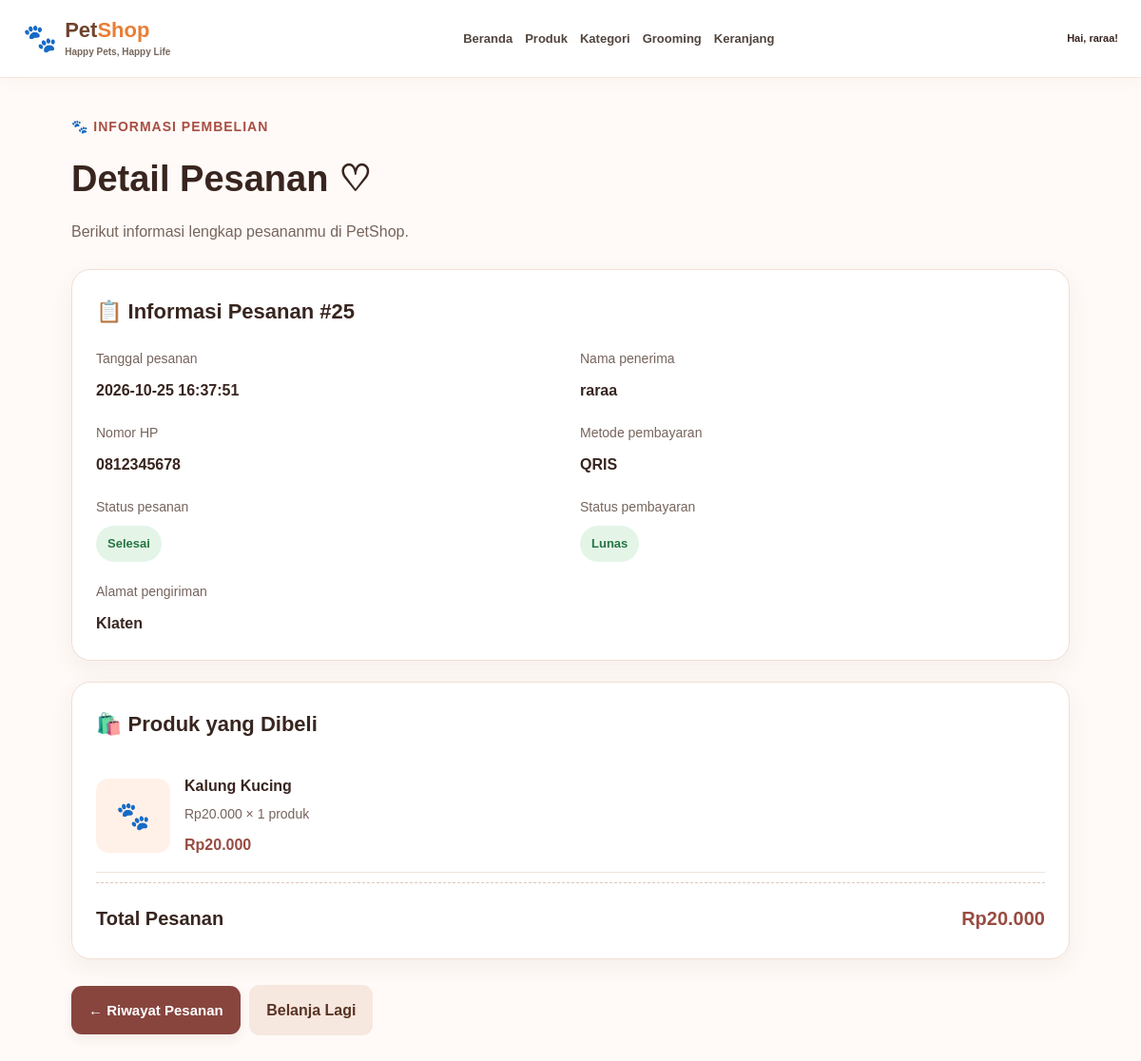
The page /detail_pesanan.php?id=25 (signed in) on the database its author committed.
### tables this page shows
CREATE TABLE `users` (
  `id` int NOT NULL,
  `nama` varchar(100) NOT NULL,
  `email` varchar(100) NOT NULL,
  `password` varchar(255) NOT NULL,
  `role` enum('admin','pelanggan') DEFAULT 'pelanggan',
  `alamat` text,
  `no_hp` varchar(20) DEFAULT NULL,
  `created_at` timestamp NULL DEFAULT CURRENT_TIMESTAMP
);

CREATE TABLE `pesanan` (
  `id` int NOT NULL,
  `user_id` int NOT NULL,
  `nama_penerima` varchar(100) DEFAULT NULL,
  `tanggal` datetime DEFAULT CURRENT_TIMESTAMP,
  `total` decimal(12,2) NOT NULL,
  `alamat` text NOT NULL,
  `no_hp` varchar(20) NOT NULL,
  `metode_pembayaran` varchar(50) NOT NULL,
  `status` enum('Menunggu Pembayaran','Menunggu Verifikasi','Diproses','Dikirim','Selesai','Dibatalkan') DEFAULT 'Menunggu Pembayaran',
  `status_pembayaran` enum('Belum Bayar','Lunas') NOT NULL DEFAULT 'Belum Bayar'
);

CREATE TABLE `detail_pesanan` (
  `id` int NOT NULL,
  `pesanan_id` int NOT NULL,
  `produk_id` int NOT NULL,
  `harga` decimal(12,2) NOT NULL,
  `jumlah` int NOT NULL,
  `subtotal` decimal(12,2) NOT NULL
);

CREATE TABLE `produk` (
  `id` int NOT NULL,
  `kategori_id` int NOT NULL,
  `nama_produk` varchar(150) NOT NULL,
  `deskripsi` text,
  `harga` decimal(12,2) NOT NULL,
  `stok` int NOT NULL DEFAULT '0',
  `gambar` varchar(255) DEFAULT NULL,
  `created_at` timestamp NULL DEFAULT CURRENT_TIMESTAMP
);

### detail_pesanan.php (the view, shortened to what this page needs)
<?php
require_once 'config/koneksi.php';
function e($value) {
    return htmlspecialchars((string)($value ?? ''), ENT_QUOTES, 'UTF-8');
}
function rupiah($angka) {
    return 'Rp' . number_format((float)$angka, 0, ',', '.');
}
$userId = (int) $_SESSION['user_id'];
$pesananId = filter_var($_GET['id'] ?? '', FILTER_VALIDATE_INT);
$stmt = mysqli_prepare(
    $koneksi,
    "SELECT
        id,
        nama_penerima,
        tanggal,
        total,
        alamat,
        no_hp,
        metode_pembayaran,
        status,
        status_pembayaran
     FROM pesanan
     WHERE id = ? AND user_id = ?
     LIMIT 1"
);
mysqli_stmt_bind_param($stmt, 'ii', $pesananId, $userId);
mysqli_stmt_execute($stmt);
$pesanan = mysqli_fetch_assoc(mysqli_stmt_get_result($stmt));
$stmt = mysqli_prepare(
    $koneksi,
    "SELECT
        dp.produk_id,
        dp.harga,
        dp.jumlah,
        dp.subtotal,
        p.nama_produk,
        p.gambar
     FROM detail_pesanan dp
     LEFT JOIN produk p ON p.id = dp.produk_id
     WHERE dp.pesanan_id = ?
     ORDER BY dp.produk_id ASC"
);
mysqli_stmt_bind_param($stmt, 'i', $pesananId);
mysqli_stmt_execute($stmt);
$result = mysqli_stmt_get_result($stmt);
$items = [];
while ($row = mysqli_fetch_assoc($result)) {
    $items[] = $row;
}
$stmt = mysqli_prepare(
    $koneksi,
    "SELECT nama FROM users WHERE id = ? LIMIT 1"
);
mysqli_stmt_bind_param($stmt, 'i', $userId);
mysqli_stmt_execute($stmt);
$user = mysqli_fetch_assoc(mysqli_stmt_get_result($stmt));
$nama = $user['nama'] ?? 'Pelanggan';
function statusClass($status) {
    $status = strtolower(trim((string)$status));
    if (
        strpos($status, 'lunas') !== false ||
        strpos($status, 'selesai') !== false ||
        strpos($status, 'diproses') !== false
    ) {
        return 'status-success';
    }
    return 'status-pending';
}
$statusPembayaran = $pesanan['status_pembayaran'] ?? '';
?>
<!DOCTYPE html>
<html lang="id">
<head>
    <link rel="stylesheet" href="assets/css/style.css">
</head>
<body>
<header class="navbar">
    <a href="index.php" class="brand">
        <span class="brand-paw">🐾</span>
        <span>
            <strong>Pet<span class="brand-orange">Shop</span></strong>
            <small>Happy Pets, Happy Life</small>
        </span>
    </a>
    <nav class="nav-menu">
        <a href="index.php" class="nav-link">Beranda</a>
        <a href="produk.php" class="nav-link">Produk</a>
        <a href="kategori.php" class="nav-link">Kategori</a>
        <a href="grooming.php" class="nav-link">Grooming</a>
        <a href="keranjang.php" class="nav-link">Keranjang</a>
    </nav>
    <div class="nav-actions">
        <span class="welcome-user">Hai, <?= e($nama) ?>!</span>
    </div>
</header>
<main class="detail-container">
    <div class="detail-heading">
        <div class="eyebrow">🐾 INFORMASI PEMBELIAN</div>
        <h1>Detail Pesanan ♡</h1>
        <p>Berikut informasi lengkap pesananmu di PetShop.</p>
    </div>
    <section class="detail-card">
        <h2>📋 Informasi Pesanan #<?= (int)$pesanan['id'] ?></h2>
        <div class="info-grid">
            <div>
                <div class="info-label">Tanggal pesanan</div>
                <div class="info-value">
                    <?= e($pesanan['tanggal'] ?? '-') ?>
                </div>
            </div>
            <div>
                <div class="info-label">Nama penerima</div>
                <div class="info-value">
                    <?= e($pesanan['nama_penerima'] ?? $nama) ?>
                </div>
            </div>
            <div>
                <div class="info-label">Nomor HP</div>
                <div class="info-value">
                    <?= e($pesanan['no_hp'] ?? '-') ?>
                </div>
            </div>
            <div>
                <div class="info-label">Metode pembayaran</div>
                <div class="info-value">
                    <?= e($pesanan['metode_pembayaran'] ?? '-') ?>
                </div>
            </div>
            <div>
                <div class="info-label">Status pesanan</div>
                <div>
                    <span class="status <?= e(statusClass($pesanan['status'] ?? '')) ?>">
                        <?= e($pesanan['status'] ?? 'Belum ada status') ?>
                    </span>
                </div>
            </div>
            <div>
                <div class="info-label">Status pembayaran</div>
                <div>
                    <span class="status <?= e(statusClass($statusPembayaran)) ?>">
                        <?= e($statusPembayaran) ?>
                    </span>
                </div>
            </div>
            <div style="grid-column: 1 / -1;">
                <div class="info-label">Alamat pengiriman</div>
                <div class="info-value">
                    <?= nl2br(e($pesanan['alamat'] ?? '-')) ?>
                </div>
            </div>
        </div>
    </section>
    <section class="detail-card">
        <h2>🛍️ Produk yang Dibeli</h2>
        <?php if (empty($items)): ?>
            <p class="empty-products">
                Detail produk tidak ditemukan untuk pesanan ini.
            </p>
        <?php else: ?>
            <?php foreach ($items as $item): ?>
                <div class="product-row">
                    <?php
                    $gambar = trim((string)($item['gambar'] ?? ''));
                    if (
                        $gambar !== ''
                        && preg_match('~^https?://~i', $gambar)
                    ) {
                        $gambarPath = $gambar;
                    } elseif ($gambar !== '') {
                        $gambarPath = 'assets/img/produk/' .
                            basename(str_replace('\\', '/', $gambar));
                    } else {
                        $gambarPath = '';
                    }
                    ?>
                    <?php if ($gambarPath !== ''): ?>
                        <div class="product-placeholder" style="display:none">🐾</div>
                    <?php else: ?>
                        <div class="product-placeholder">🐾</div>
                    <?php endif; ?>
                    <div class="product-info">
                        <div class="product-name">
                            <?= e($item['nama_produk'] ?? 'Produk tidak tersedia') ?>
                        </div>
                        <div class="product-description">
                            <?= rupiah($item['harga']) ?>
                            × <?= (int)$item['jumlah'] ?> produk
                        </div>
                        <div class="product-subtotal">
                            <?= rupiah($item['subtotal']) ?>
                        </div>
                    </div>
                </div>
            <?php endforeach; ?>
        <?php endif; ?>
        <div class="total-row">
            <span>Total Pesanan</span>
            <strong><?= rupiah($pesanan['total']) ?></strong>
        </div>
    </section>
    <a href="riwayat_pesanan.php" class="btn btn-primary">
        ← Riwayat Pesanan
    </a>
    <a href="produk.php" class="btn btn-secondary">
        Belanja Lagi
    </a>
</main>
</body>
</html>

### assets/css/style.css (style rules this page uses)
:root { --brown: #70432e; --brown-dark: #59321f; --orange: #e97e35; --cream: #fff8ee; --pink: #ffeded; --text: #403129; --muted: #76675d; --white: #ffffff; --line: #f0e5d9; }
* { margin: 0; padding: 0; box-sizing: border-box; }
html { scroll-behavior: smooth; scroll-padding-top: 100px; }
body { font-family: 'Nunito', sans-serif; font-size: 16px; line-height: 1.7; color: var(--text); background: #fffefd; overflow-x: hidden; }
a { color: inherit; text-decoration: none; }
button, a { -webkit-tap-highlight-color: transparent; }
.navbar { position: sticky; top: 0; z-index: 1000; display: flex; align-items: center; justify-content: space-between; flex-wrap: wrap; gap: 15px; width: 100%; min-height: 82px; padding: 12px 3%; background: rgba(255, 255, 255, 0.98); border-bottom: 1px solid #f3e8df; box-shadow: 0 3px 18px #59321f08; }
.navbar .brand { display: flex; align-items: center; gap: 8px; flex-shrink: 0; }
.brand-paw { font-size: 34px; line-height: 1; }
.brand strong { display: block; color: var(--brown); font-size: 25px; font-weight: 900; line-height: 1.2; }
.brand-orange { color: var(--orange); }
.brand small { display: block; margin-top: 3px; color: var(--muted); font-size: 11px; font-weight: 800; line-height: 1.4; }
.navbar .nav-menu { display: flex; justify-content: center; align-items: center; flex: 1 1 500px; flex-wrap: wrap; gap: 5px 20px; min-width: 0; }
.navbar .nav-link { position: relative; display: inline-block; padding: 9px 0; color: #51453e; font-size: 15px; font-weight: 900; line-height: 1.5; white-space: nowrap; transition: color 0.2s; }
.navbar .nav-actions { display: flex; justify-content: flex-end; align-items: center; flex-wrap: wrap; gap: 9px; min-width: 0; }
.login-link, .welcome-user { font-size: 13px; font-weight: 900; }
.welcome-user { white-space: nowrap; }
.btn-primary, .btn-outline { display: inline-flex; justify-content: center; align-items: center; gap: 10px; padding: 14px 21px; border-radius: 30px; font-size: 15px; font-weight: 900; transition: 0.25s; }
.btn-primary { background: var(--brown); color: white; box-shadow: 0 5px 12px #70432e15; }
.eyebrow { display: flex; align-items: center; gap: 8px; margin-bottom: 9px; color: var(--orange); font-size: 13px; font-weight: 900; letter-spacing: 0.4px; }
@media (max-width: 1250px) and (min-width: 761px) { .navbar { gap: 10px; padding: 12px 2%; } }
@media (max-width: 1250px) and (min-width: 761px) { .brand-paw { font-size: 29px; } }
@media (max-width: 1250px) and (min-width: 761px) { .brand strong { font-size: 22px; } }
@media (max-width: 1250px) and (min-width: 761px) { .brand small { font-size: 10px; } }
@media (max-width: 1250px) and (min-width: 761px) { .navbar .nav-menu { flex-basis: 420px; gap: 5px 13px; } }
@media (max-width: 1250px) and (min-width: 761px) { .navbar .nav-link { font-size: 13px; } }
@media (max-width: 1250px) and (min-width: 761px) { .navbar .nav-actions { gap: 7px; } }
@media (max-width: 1250px) and (min-width: 761px) { .login-link, .welcome-user { font-size: 11px; } }
html, body { max-width: 100%; overflow-x: clip; }
.navbar { width: 100%; box-sizing: border-box; }
.navbar .brand, .navbar .nav-menu, .navbar .search-box, .navbar .nav-actions { min-width: 0; }
.navbar .brand { flex-shrink: 0; }
.navbar .nav-menu { align-content: center; }
.navbar .nav-link { text-decoration: none; }

### rows shown on the page
users: nama "raraa"
pesanan: id "25", tanggal "2026-10-25 16:37:51", nama_penerima "raraa", no_hp "0812345678", metode_pembayaran "QRIS", status "Selesai", status_pembayaran "Lunas", alamat "Klaten", total "Rp20.000"
detail_pesanan: produk.nama_produk "Kalung Kucing", harga "Rp20.000", jumlah "1", subtotal "Rp20.000"
